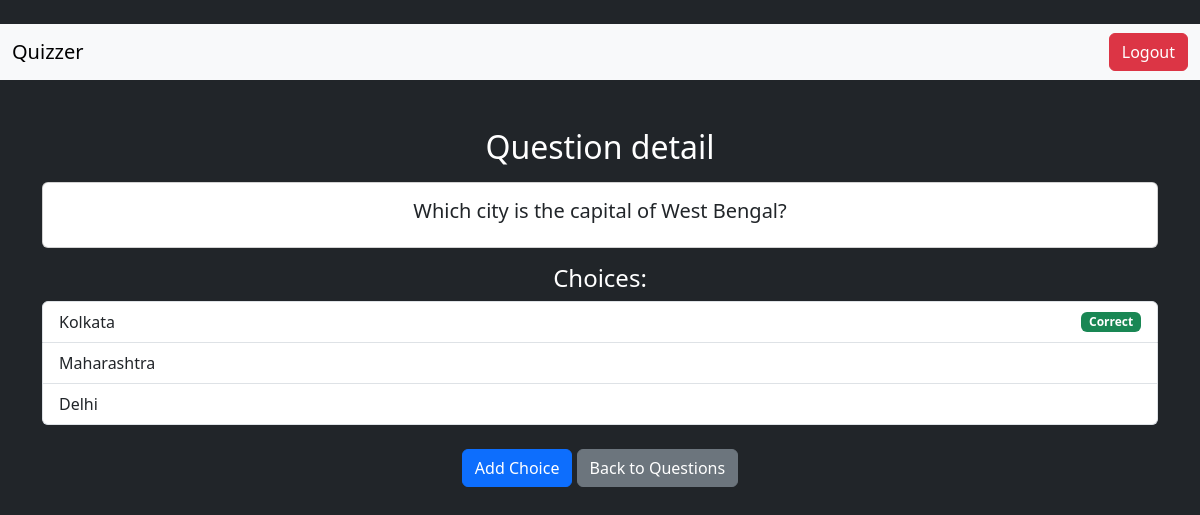
The app's page /quiz/question/1/ (signed in) with its own data.
### app/models.py (models this page shows, shortened)
class Question(models.Model):
    quiz = models.ForeignKey(Quiz, to_field='id', on_delete=models.CASCADE, default=0, related_name= 'questions')
    text = models.CharField(max_length=200)

class Choice(models.Model):
    question = models.ForeignKey(Question,on_delete=models.CASCADE, related_name='choices')
    text = models.CharField(max_length=30)
    is_correct = models.BooleanField(default = False)

### app/views.py (the view)
# urls.py: path('question/<int:question_id>/', views.question_detail, name = 'question_detail'), #Specific question detail
@login_required
def question_detail(request,question_id):
    questions = get_object_or_404(Question, id=question_id)
    choices = Choice.objects.filter(question = questions)
    return render(request, 'question_detail.html',  {'question':questions, 'choices': choices})

### app/templates/question_detail.html
{% extends "layout.html" %}
{% block bodytxt %}
<div class='container mt-5'>
    <h2>Question detail</h2>
    <div class='card my-3'>
        <div class= 'card-body'>
            <h5 class= 'card-title'>{{question.text}}</h5>
        </div>
    </div>
    <h4>Choices: </h4>
    <ul class='list-group'>
        {% for choice in question.choices.all %}
        <li class='list-group-item d-flex justify-content-between align-items-center'>
            {{choice.text}}
            {% if choice.is_correct %}
            <span class='badge bg-success'> Correct </span>
            {% endif %}
        </li>
        {%empty%}
            <li class='list-group-item'>No choices avaiable for this question</li>
        {% endfor %}
    </ul>
    <div class='mt-4'>
        <a href="{% url "add_choice" question_id %}" class='btn btn-primary'>Add Choice</a>
        <a href="{% url "question_list" %}" class='btn btn-secondary'>Back to Questions</a>
    </div>
</div>
{% endblock %}

### records on screen
Question: text "Which city is the capital of West Bengal?"
Choice: text "Kolkata", is_correct "Correct"
Choice: text "Maharashtra"
Choice: text "Delhi"
